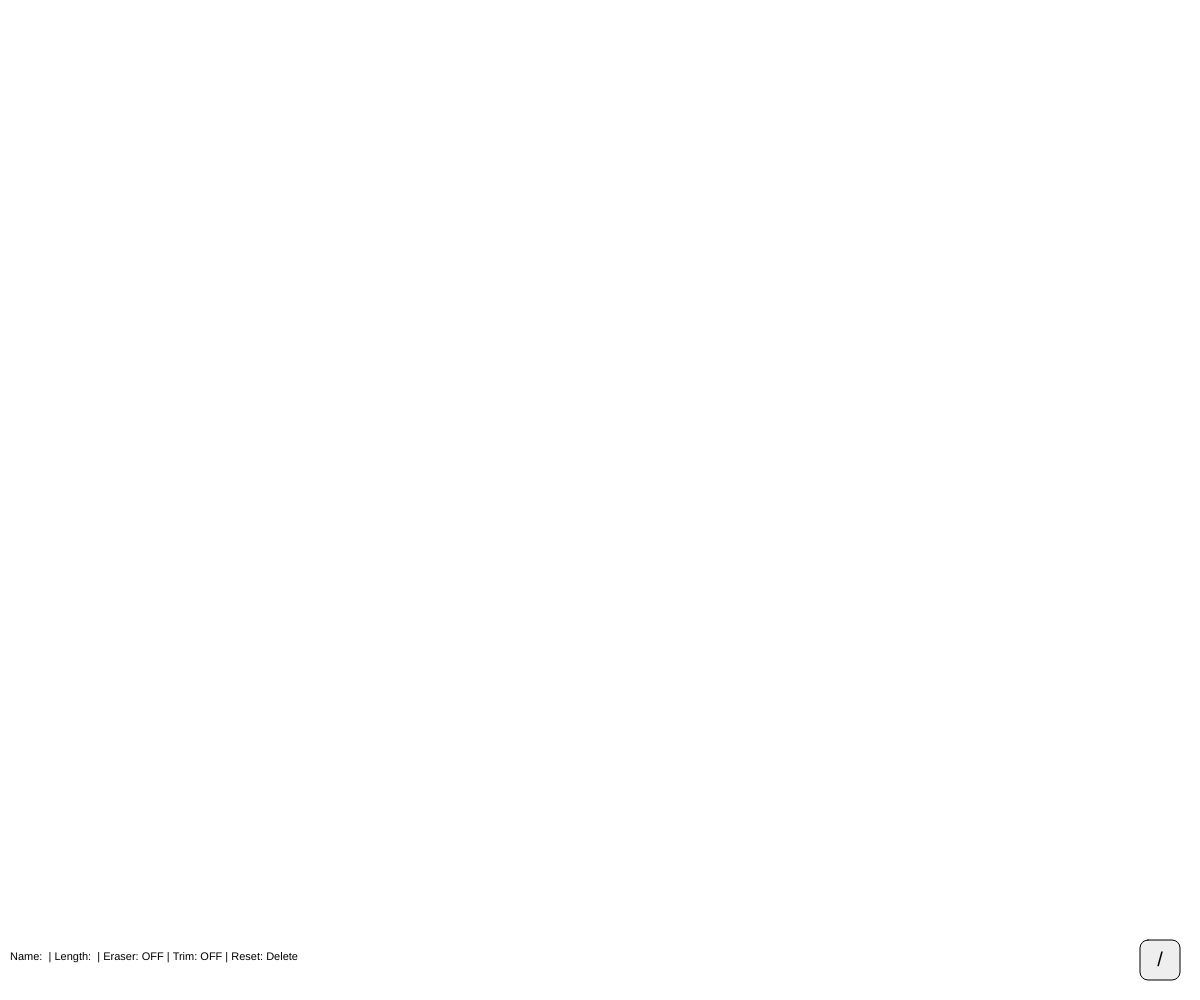
Frame 1 (no input)
Frame 60 (no input): identical to frame 1, image omitted
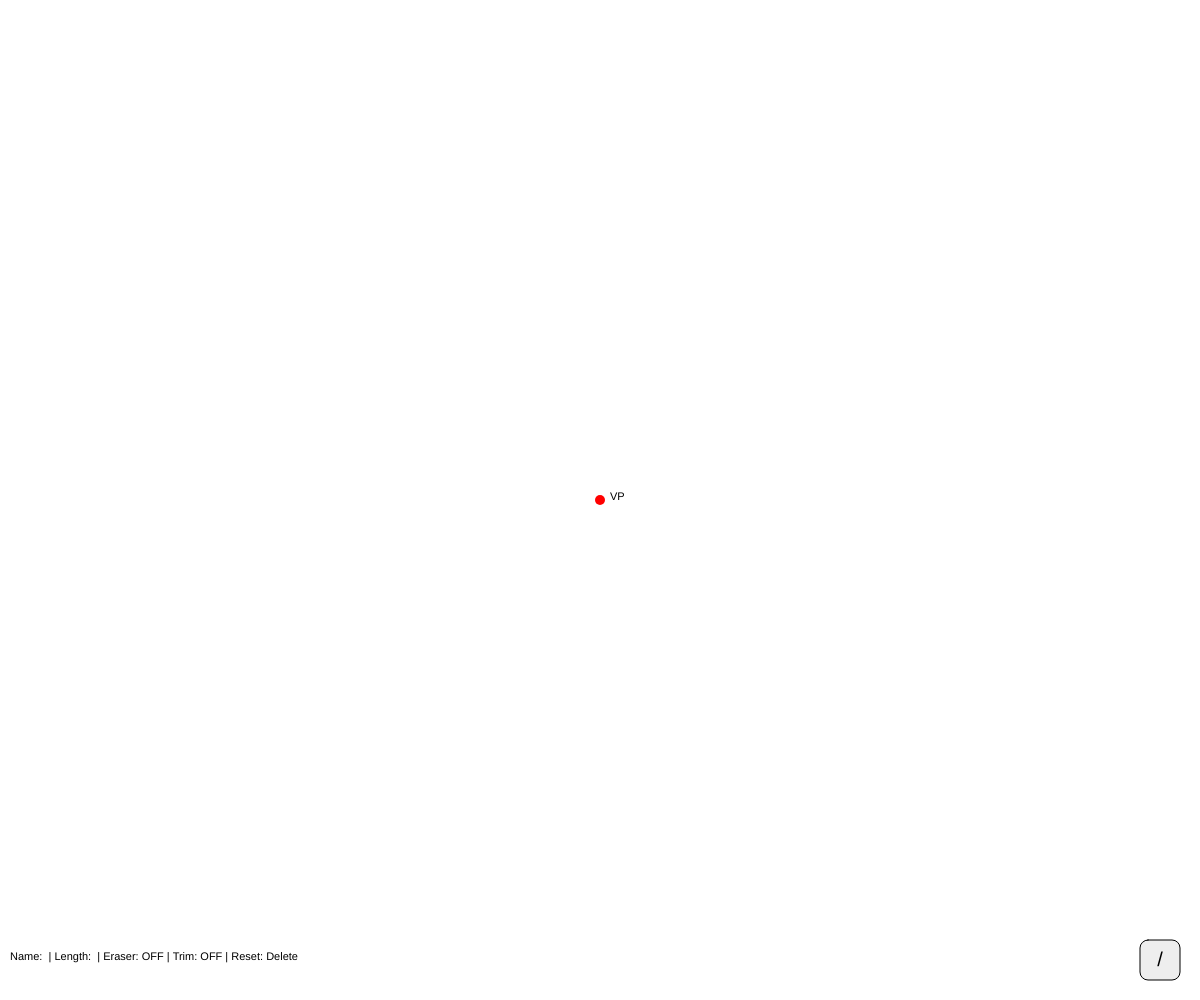
Frame 120 (the mouse pressed at the canvas centre since frame 60)

The p5.js sketch that drew these frames (run headless with seeded random() and noise() and a simulated clock; from frame 60 on, the mouse is pressed at the canvas centre):

// p5.js sketch
// ── sketch.js
let vp = null;
let points = [];
let lines = [];
let pointName = "";
let inputBuffer = "";
let currentLine = null;
let snapThreshold = 12;
let stage = 0;
let lockDirection = null;
let autoPointIndex = 0;
let eraserMode = false;
let undoStack = [];
let showLabels = true;
let isTrimMode = false;
let commandTargetPoint = null;

let panX = 0, panY = 0, scaleFactor = 1, isDragging = false, dragStart = null;
let lockModes = ['free', 'vertical', 'horizontal'];
let lockModeIndex = 0;

const shortcutKeys = ['i','l','k','e','t','x','/','r'];

function setup() {
  createCanvas(windowWidth, windowHeight);
  textSize(11);
  textAlign(LEFT);
}

function draw() {
  background(255);
  push();
  translate(panX, panY);
  scale(scaleFactor);

  if (vp) drawPoint(vp, 'VP');
  for (let p of points) drawNamedPoint(p);
  stroke(0);
  for (let l of lines) {
    line(l.x1, l.y1, l.x2, l.y2);
    if (showLabels) drawLineLabel(l);
  }

  if (currentLine) {
    stroke(150);
    let end = getSnappedPoint((mouseX - panX)/scaleFactor, (mouseY - panY)/scaleFactor);
    if (lockDirection === 'vertical') end.x = currentLine.x1;
    if (lockDirection === 'horizontal') end.y = currentLine.y1;
    line(currentLine.x1, currentLine.y1, end.x, end.y);
  }

  pop();

  fill(0);
  noStroke();
  if (showLabels) {
    text("Name: " + pointName + " | Length: " + inputBuffer +
         " | Eraser: " + (eraserMode ? "ON" : "OFF") +
         " | Trim: " + (isTrimMode ? "ON" : "OFF") +
         " | Reset: Delete", 10, height - 40);
  }

  drawSingleLockButton();
}
function drawSingleLockButton() {
  push();
  let x = width - 60;
  let y = height - 60;
  let size = 40;
  fill('#eeeeee');
  stroke(0);
  rect(x, y, size, size, 8);
  fill(0);
  noStroke();
  textAlign(CENTER, CENTER);
  textSize(20);
  text(getLockIcon(lockModes[lockModeIndex]), x + size / 2, y + size / 2);
  pop();
}

function getLockIcon(mode) {
  switch (mode) {
    case 'free': return '/';
    case 'vertical': return '↑↓';
    case 'horizontal': return '←→';
    default: return '?';
  }
}

function mousePressed() {
  if (keyIsDown(CONTROL)) {
    isDragging = true;
    dragStart = createVector(mouseX - panX, mouseY - panY);
    return;
  }

  let x = (mouseX - panX) / scaleFactor;
  let y = (mouseY - panY) / scaleFactor;

  // تغییر حالت قفل
  let bx = width - 60;
  let by = height - 60;
  let bs = 40;
  if (mouseX >= bx && mouseX <= bx + bs && mouseY >= by && mouseY <= by + bs) {
    lockModeIndex = (lockModeIndex + 1) % lockModes.length;
    lockDirection = (lockModes[lockModeIndex] === 'free') ? null : lockModes[lockModeIndex];
    return;
  }

  if (stage === 0) {
    vp = createVector(x, y);
    stage = 1;
    return;
  }

  if (isTrimMode) {
    trimByIntersection(x, y);
    return;
  }

  if (eraserMode) {
    for (let i = lines.length - 1; i >= 0; i--) {
      let l = lines[i];
      if (distToSegment(x, y, l.x1, l.y1, l.x2, l.y2) < 10) {
        undoStack.push({ line: l });
        lines.splice(i, 1);
        removeUnusedPoints();
        return;
      }
    }
    for (let i = points.length - 1; i >= 0; i--) {
      let p = points[i];
      if (!isNearVP(p) && dist(x, y, p.x, p.y) < snapThreshold) {
        let connected = lines.some(l =>
          (abs(l.x1 - p.x) < 1 && abs(l.y1 - p.y) < 1) ||
          (abs(l.x2 - p.x) < 1 && abs(l.y2 - p.y) < 1)
        );
        if (!connected) {
          undoStack.push({ point: p });
          points.splice(i, 1);
          return;
        }
      }
    }
    return;
  }

  if (pointName.length > 0) {
    let lowerName = pointName.toLowerCase();
    let isShortcut = shortcutKeys.includes(lowerName);
    let nameTaken = points.some(p => p.name.toLowerCase() === lowerName);
    let snap = getSnappedPoint(x, y);
    if (!isShortcut && !nameTaken && !isNearVP(snap) && !pointExists(snap)) {
      let newPoint = { name: pointName, x: snap.x, y: snap.y };
      points.push(newPoint);
      undoStack.push({ point: newPoint });
    }
    pointName = "";
    return;
  }

  let start = getSnappedPoint(x, y);
  currentLine = { x1: start.x, y1: start.y, x2: start.x, y2: start.y };
}
function mouseReleased() {
  if (isDragging) {
    isDragging = false;
    return;
  }
  if (currentLine) {
    if (dist(currentLine.x1, currentLine.y1, currentLine.x2, currentLine.y2) < 1) {
      currentLine = null;
      return;
    }
    lines.push(currentLine);
    undoStack.push({ line: currentLine });
    addAutoPoint(currentLine.x1, currentLine.y1);
    addAutoPoint(currentLine.x2, currentLine.y2);
    addIntersectionPoints(currentLine);
    currentLine = null;
  }
}

function mouseDragged() {
  if (isDragging && dragStart) {
    panX = mouseX - dragStart.x;
    panY = mouseY - dragStart.y;
    return;
  }
  if (currentLine) {
    let end = getSnappedPoint((mouseX - panX) / scaleFactor, (mouseY - panY) / scaleFactor);
    if (lockDirection === 'vertical') end.x = currentLine.x1;
    if (lockDirection === 'horizontal') end.y = currentLine.y1;
    currentLine.x2 = end.x;
    currentLine.y2 = end.y;
  }
}

function mouseWheel(event) {
  let zoom = event.delta > 0 ? 0.95 : 1.05;
  let mx = (mouseX - panX) / scaleFactor;
  let my = (mouseY - panY) / scaleFactor;
  scaleFactor *= zoom;
  panX = mouseX - mx * scaleFactor;
  panY = mouseY - my * scaleFactor;
  return false;
}
function keyPressed() {
  if (keyCode === DELETE) {
    vp = null;
    points = [];
    lines = [];
    pointName = "";
    inputBuffer = "";
    currentLine = null;
    lockDirection = null;
    autoPointIndex = 0;
    eraserMode = false;
    undoStack = [];
    showLabels = true;
    isTrimMode = false;
    commandTargetPoint = null;
    stage = 0;
    return;
  }

  if (keyCode === ENTER && pointName.length > 0) {
    let found = points.find(p => p.name.toLowerCase() === pointName.toLowerCase());
    if (found) {
      commandTargetPoint = found;
      pointName = "";
    }
  }

  if ((key === '/' || keyCode === 191) && vp) {
    drawFromPoint(vp);
    inputBuffer = "";
  }

  if (keyCode === UP_ARROW) { drawDirectional('up'); inputBuffer = ""; }
  if (keyCode === DOWN_ARROW) { drawDirectional('down'); inputBuffer = ""; }
  if (keyCode === LEFT_ARROW) { drawDirectional('left'); inputBuffer = ""; }
  if (keyCode === RIGHT_ARROW) { drawDirectional('right'); inputBuffer = ""; }

  if (key === 'T' || key === 't') { isTrimMode = !isTrimMode; return; }
  if (key === 'X' || key === 'x') { showLabels = !showLabels; return; }

  if (key.length === 1) {
    const char = key.toLowerCase();
    if (char.match(/[a-z]/i) && keyIsDown(SHIFT)) {
      if (shortcutKeys.includes(char)) return;
      pointName += char;
    }
    if (char.match(/[0-9.]/)) {
      inputBuffer += char;
    }
  }

  if (keyCode === BACKSPACE) {
    if (inputBuffer.length > 0) inputBuffer = inputBuffer.slice(0, -1);
    else if (pointName.length > 0) pointName = pointName.slice(0, -1);
  }

  if (key === '-') {
    pointName = "";
    inputBuffer = "";
    commandTargetPoint = null;
    currentLine = null;
  }

  if (key === 'E' || key === 'e') eraserMode = !eraserMode;

  if ((key === 'Z' || key === 'z') && keyIsDown(CONTROL)) {
    let last = undoStack.pop();
    if (!last) return;
    if (last.line) {
      lines = lines.filter(l => l !== last.line);
      removeUnusedPoints();
    }
    if (last.point) {
      points = points.filter(p => p.name !== last.point.name);
    }
  }
}

function drawFromPoint(vp) {
  let p = commandTargetPoint;
  let len = float(inputBuffer);
  if (!p || isNaN(len)) return;
  let dir = p5.Vector.sub(vp, createVector(p.x, p.y)).normalize().mult(len);
  let end = createVector(p.x + dir.x, p.y + dir.y);
  lines.push({ x1: p.x, y1: p.y, x2: end.x, y2: end.y });
  undoStack.push({ line: lines[lines.length - 1] });
  addAutoPoint(p.x, p.y);
  addAutoPoint(end.x, end.y);
  addIntersectionPoints({ x1: p.x, y1: p.y, x2: end.x, y2: end.y });
}

function drawDirectional(dir) {
  let p = commandTargetPoint;
  let len = float(inputBuffer);
  if (!p || isNaN(len)) return;
  let delta = createVector(0, 0);
  if (dir === 'up') delta.y = -len;
  if (dir === 'down') delta.y = len;
  if (dir === 'left') delta.x = -len;
  if (dir === 'right') delta.x = len;
  let end = createVector(p.x + delta.x, p.y + delta.y);
  lines.push({ x1: p.x, y1: p.y, x2: end.x, y2: end.y });
  undoStack.push({ line: lines[lines.length - 1] });
  addAutoPoint(p.x, p.y);
  addAutoPoint(end.x, end.y);
  addIntersectionPoints({ x1: p.x, y1: p.y, x2: end.x, y2: end.y });
}

function isNearVP(pt) {
  return vp && dist(pt.x, pt.y, vp.x, vp.y) < 15;
}
function trimByIntersection(mx, my) {
  let click = createVector(mx, my);
  for (let i = 0; i < lines.length; i++) {
    let l = lines[i];
    if (distToSegment(mx, my, l.x1, l.y1, l.x2, l.y2) < 10) {
      let intersections = points.filter(p =>
        distToSegment(p.x, p.y, l.x1, l.y1, l.x2, l.y2) < 1 && !isNearVP(p)
      );
      if (intersections.length === 0) return;
      let closest = intersections.reduce((a, b) =>
        dist(a.x, a.y, click.x, click.y) < dist(b.x, b.y, click.x, click.y) ? a : b
      );
      let d1 = dist(click.x, click.y, l.x1, l.y1);
      let d2 = dist(click.x, click.y, l.x2, l.y2);
      let newLine = {
        x1: (d1 < d2) ? closest.x : l.x1,
        y1: (d1 < d2) ? closest.y : l.y1,
        x2: (d1 < d2) ? l.x2 : closest.x,
        y2: (d1 < d2) ? l.y2 : closest.y
      };
      lines.splice(i, 1, newLine);
      undoStack.push({ line: newLine });
      break;
    }
  }
}

function addIntersectionPoints(newLine) {
  for (let other of lines) {
    if (other === newLine) continue;
    let inter = getLineIntersection(newLine, other);
    if (inter && !isNearVP(inter) && !pointExists(inter)) {
      let name = getNextAlphaName();
      points.push({ name, x: inter.x, y: inter.y });
    }
  }
}

function getLineIntersection(l1, l2) {
  let a1 = createVector(l1.x1, l1.y1);
  let a2 = createVector(l1.x2, l1.y2);
  let b1 = createVector(l2.x1, l2.y1);
  let b2 = createVector(l2.x2, l2.y2);
  let d = (a2.x - a1.x) * (b2.y - b1.y) - (a2.y - a1.y) * (b2.x - b1.x);
  if (d === 0) return null;
  let ua = ((b2.x - b1.x) * (a1.y - b1.y) - (b2.y - b1.y) * (a1.x - b1.x)) / d;
  let ub = ((a2.x - a1.x) * (a1.y - b1.y) - (a2.y - a1.y) * (a1.x - b1.x)) / d;
  if (ua < 0 || ua > 1 || ub < 0 || ub > 1) return null;
  return createVector(a1.x + ua * (a2.x - a1.x), a1.y + ua * (a2.y - a1.y));
}

function addAutoPoint(x, y) {
  let pt = createVector(x, y);
  if (pointExists(pt) || isNearVP(pt)) return;
  let name = getNextAlphaName();
  let point = { name, x, y };
  points.push(point);
  undoStack.push({ point });
}

function getNextAlphaName() {
  const code = autoPointIndex++;
  const toLetters = n => {
    let s = '';
    n += 26;
    do {
      s = String.fromCharCode(97 + (n % 26)) + s;
      n = Math.floor(n / 26) - 1;
    } while (n >= 0);
    return s;
  };
  return toLetters(code);
}

function removeUnusedPoints() {
  points = points.filter(p => {
    return lines.some(l =>
      (abs(l.x1 - p.x) < 1 && abs(l.y1 - p.y) < 1) ||
      (abs(l.x2 - p.x) < 1 && abs(l.y2 - p.y) < 1)
    );
  });
}

function pointExists(v) {
  return points.some(p => dist(p.x, p.y, v.x, v.y) < 1);
}

function getSnappedPoint(x, y) {
  let candidates = [...points];
  if (vp) candidates.push(vp);
  for (let p of candidates) {
    if (dist(x, y, p.x, p.y) < snapThreshold) return createVector(p.x, p.y);
  }
  return createVector(x, y);
}

function drawPoint(pt, label) {
  fill(255, 0, 0);
  ellipse(pt.x, pt.y, 10);
  if (showLabels) {
    fill(0);
    text(label, pt.x + 10, pt.y);
  }
}

function drawNamedPoint(p) {
  fill(0, 150, 255);
  ellipse(p.x, p.y, 10);
  if (showLabels) {
    fill(0);
    text(p.name, p.x + 10, p.y);
  }
}

function drawLineLabel(l) {
  let mx = (l.x1 + l.x2) / 2;
  let my = (l.y1 + l.y2) / 2;
  let len = dist(l.x1, l.y1, l.x2, l.y2).toFixed(1);
  fill(0);
  text(`(${len}px)`, mx + 5, my);
}

function distToSegment(px, py, x1, y1, x2, y2) {
  let l2 = dist(x1, y1, x2, y2) ** 2;
  if (l2 === 0) return dist(px, py, x1, y1);
  let t = ((px - x1) * (x2 - x1) + (py - y1) * (y2 - y1)) / l2;
  t = constrain(t, 0, 1);
  let projX = x1 + t * (x2 - x1);
  let projY = y1 + t * (y2 - y1);
  return dist(px, py, projX, projY);
}
